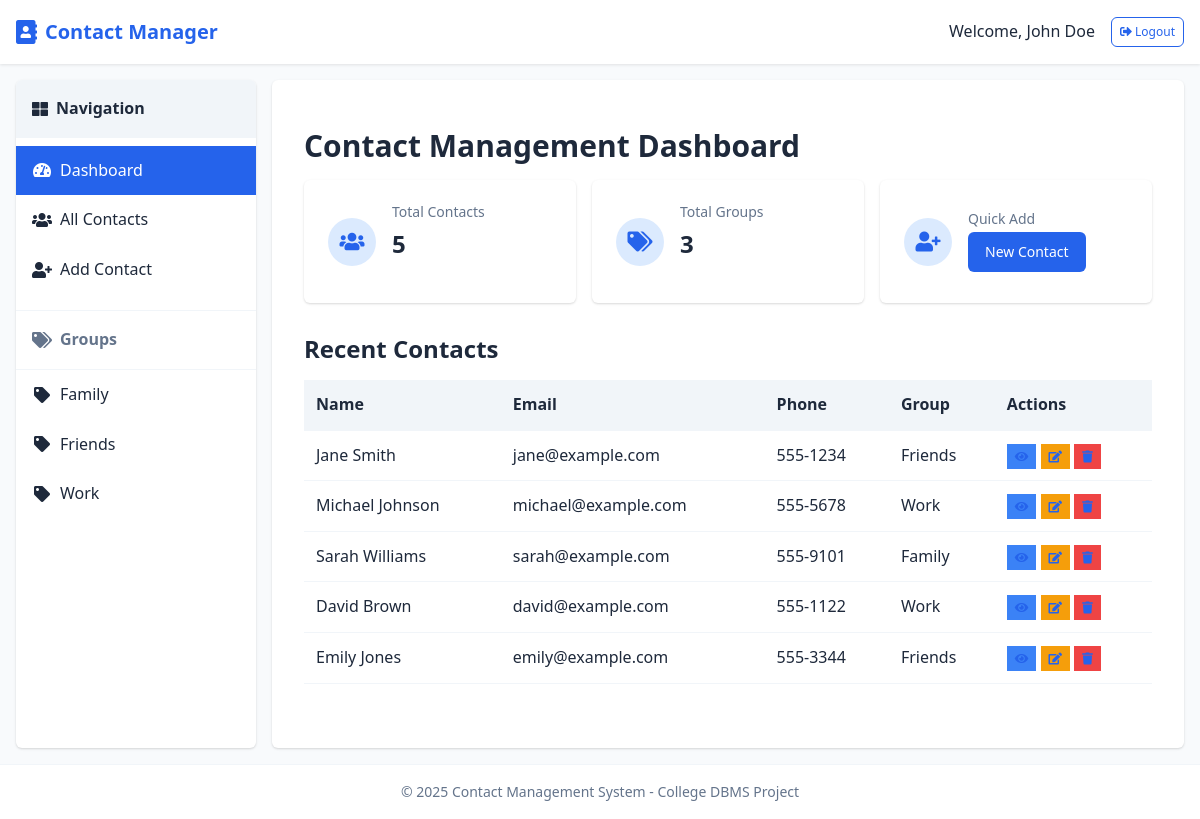
/index.php (signed in), run on the app's committed database.
### tables this page shows
CREATE TABLE `contacts` (
  `id` int(11) NOT NULL,
  `user_id` int(11) NOT NULL,
  `first_name` varchar(50) NOT NULL,
  `last_name` varchar(50) DEFAULT NULL,
  `email` varchar(100) DEFAULT NULL,
  `phone` varchar(20) DEFAULT NULL,
  `address` text DEFAULT NULL,
  `contact_group` varchar(50) DEFAULT NULL,
  `notes` text DEFAULT NULL,
  `created_at` timestamp NOT NULL DEFAULT current_timestamp(),
  `updated_at` timestamp NOT NULL DEFAULT current_timestamp() ON UPDATE current_timestamp()
);

### index.php (the view, shortened to what this page needs)
<?php
include 'includes/header.php';
?>
<div class="container">
    <?php include 'includes/sidebar.php'; ?>
    <div class="main-content">
        <div class="dashboard">
            <h1>Contact Management Dashboard</h1>
            <?php if (isset($_SESSION['user_id'])): ?>
                <?php
                    $conn = getDbConnection();
                    $stmt = $conn->prepare("SELECT COUNT(*) AS total FROM contacts WHERE user_id = ?");
                    $stmt->bind_param("i", $_SESSION['user_id']);
                    $stmt->execute();
                    $result = $stmt->get_result();
                    $total_contacts = $result->fetch_assoc()['total'];
                    $stmt = $conn->prepare("SELECT COUNT(DISTINCT contact_group) AS total_groups FROM contacts WHERE user_id = ? AND contact_group != ''");
                    $stmt->bind_param("i", $_SESSION['user_id']);
                    $stmt->execute();
                    $result = $stmt->get_result();
                    $total_groups = $result->fetch_assoc()['total_groups'];
                    $stmt = $conn->prepare("SELECT * FROM contacts WHERE user_id = ? ORDER BY created_at DESC LIMIT 5");
                    $stmt->bind_param("i", $_SESSION['user_id']);
                    $stmt->execute();
                    $recent_contacts = $stmt->get_result();
                ?>
                <div class="stats-container">
                    <div class="stat-card">
                        <div class="stat-icon">
                            <i class="fas fa-users"></i>
                        </div>
                        <div class="stat-info">
                            <h3>Total Contacts</h3>
                            <p class="stat-number"><?php echo $total_contacts; ?></p>
                        </div>
                    </div>
                    <div class="stat-card">
                        <div class="stat-icon">
                            <i class="fas fa-tags"></i>
                        </div>
                        <div class="stat-info">
                            <h3>Total Groups</h3>
                            <p class="stat-number"><?php echo $total_groups; ?></p>
                        </div>
                    </div>
                    <div class="stat-card">
                        <div class="stat-icon">
                            <i class="fas fa-user-plus"></i>
                        </div>
                        <div class="stat-info">
                            <h3>Quick Add</h3>
                            <a href="add_contact.php" class="btn btn-primary">New Contact</a>
                        </div>
                    </div>
                </div>
                <div class="recent-contacts">
                    <h2>Recent Contacts</h2>
                    <?php if ($recent_contacts->num_rows > 0): ?>
                        <table class="table">
                            <thead>
                                <tr>
                                    <th>Name</th>
                                    <th>Email</th>
                                    <th>Phone</th>
                                    <th>Group</th>
                                    <th>Actions</th>
                                </tr>
                            </thead>
                            <tbody>
                                <?php while($contact = $recent_contacts->fetch_assoc()): ?>
                                    <tr>
                                        <td><?php echo htmlspecialchars($contact['first_name'] . ' ' . $contact['last_name']); ?></td>
                                        <td><?php echo htmlspecialchars($contact['email']); ?></td>
                                        <td><?php echo htmlspecialchars($contact['phone']); ?></td>
                                        <td><?php echo htmlspecialchars($contact['contact_group']); ?></td>
                                        <td>
                                            <a href="view_contact.php?id=<?php echo $contact['id']; ?>" class="btn-sm btn-info"><i class="fas fa-eye"></i></a>
                                            <a href="edit_contact.php?id=<?php echo $contact['id']; ?>" class="btn-sm btn-warning"><i class="fas fa-edit"></i></a>
                                            <a href="delete_contact.php?id=<?php echo $contact['id']; ?>" class="btn-sm btn-danger" onclick="return confirm('Are you sure you want to delete this contact?');"><i class="fas fa-trash"></i></a>
                                        </td>
                                    </tr>
                                <?php endwhile; ?>
                            </tbody>
                        </table>
                    <?php else: ?>
                        <div class="alert alert-info">No contacts added yet. <a href="add_contact.php">Add your first contact</a>.</div>
                    <?php endif; ?>
                </div>
            <?php else: ?>
                <div class="alert alert-warning">Please <a href="login.php">login</a> to view your contacts.</div>
            <?php endif; ?>
        </div>
    </div>
</div>
<?php include 'includes/footer.php'; ?>

### includes/header.php (shortened to what this page needs)
<!DOCTYPE html>
<html lang="en">
<head>
    <link rel="stylesheet" href="https://cdnjs.cloudflare.com/ajax/libs/font-awesome/5.15.4/css/all.min.css">
    <link rel="stylesheet" href="assets/css/styles.css">
</head>
<body>
    <header>
        <div class="header-container">
            <div class="logo">
                <a href="index.php">
                    <i class="fas fa-address-book"></i>
                    <span>Contact Manager</span>
                </a>
            </div>
            <nav>
                <?php if (isset($_SESSION['user_id'])): ?>
                    <div class="user-menu">
                        <span>Welcome, <?php echo isset($_SESSION['user_name']) ? htmlspecialchars($_SESSION['user_name']) : 'User'; ?></span>
                        <a href="logout.php" class="btn btn-sm btn-outline"><i class="fas fa-sign-out-alt"></i> Logout</a>
                    </div>
                <?php endif; ?>
            </nav>
        </div>
    </header>

### includes/sidebar.php (shortened to what this page needs)
<div class="sidebar">
    <div class="sidebar-header">
        <i class="fas fa-th-large"></i>
        <span>Navigation</span>
    </div>
    <nav class="sidebar-nav">
        <a href="index.php" class="<?php echo basename($_SERVER['PHP_SELF']) == 'index.php' ? 'active' : ''; ?>">
            <i class="fas fa-tachometer-alt"></i>
            <span>Dashboard</span>
        </a>
        <a href="contacts.php" class="<?php echo basename($_SERVER['PHP_SELF']) == 'contacts.php' ? 'active' : ''; ?>">
            <i class="fas fa-users"></i>
            <span>All Contacts</span>
        </a>
        <a href="add_contact.php" class="<?php echo basename($_SERVER['PHP_SELF']) == 'add_contact.php' ? 'active' : ''; ?>">
            <i class="fas fa-user-plus"></i>
            <span>Add Contact</span>
        </a>
        <?php
        $conn = getDbConnection();
        $stmt = $conn->prepare("SELECT DISTINCT contact_group FROM contacts WHERE user_id = ? AND contact_group != '' ORDER BY contact_group LIMIT 5");
        $stmt->bind_param("i", $_SESSION['user_id']);
        $stmt->execute();
        $groups_result = $stmt->get_result();
        if ($groups_result->num_rows > 0):
        ?>
            <div class="sidebar-header second-header">
                <i class="fas fa-tags"></i>
                <span>Groups</span>
            </div>
            <?php while($group = $groups_result->fetch_assoc()): ?>
                <a href="contacts.php?group=<?php echo urlencode($group['contact_group']); ?>">
                    <i class="fas fa-tag"></i>
                    <span><?php echo htmlspecialchars($group['contact_group']); ?></span>
                </a>
            <?php endwhile; ?>
        <?php endif; ?>
    </nav>
</div>

### includes/footer.php (shortened to what this page needs)
    <footer>
        <div class="footer-container">
            <div class="copyright">
                &copy; <?php echo date('Y'); ?> Contact Management System - College DBMS Project
            </div>
        </div>
    </footer>
</body>
</html>

### data on the page
contacts: first_name+last_name "Jane Smith", email "jane@example.com", phone "555-1234", contact_group "Friends"
contacts: first_name+last_name "Michael Johnson", email "michael@example.com", phone "555-5678", contact_group "Work"
contacts: first_name+last_name "Sarah Williams", email "sarah@example.com", phone "555-9101", contact_group "Family"
contacts: first_name+last_name "David Brown", email "david@example.com", phone "555-1122", contact_group "Work"
contacts: first_name+last_name "Emily Jones", email "emily@example.com", phone "555-3344", contact_group "Friends"

### other printed values
$_SESSION['user_name'] "John Doe"
$group['contact_group'] "Family"
$group['contact_group'] "Friends"
$group['contact_group'] "Work"
$total_contacts "5"
$total_groups "3"
